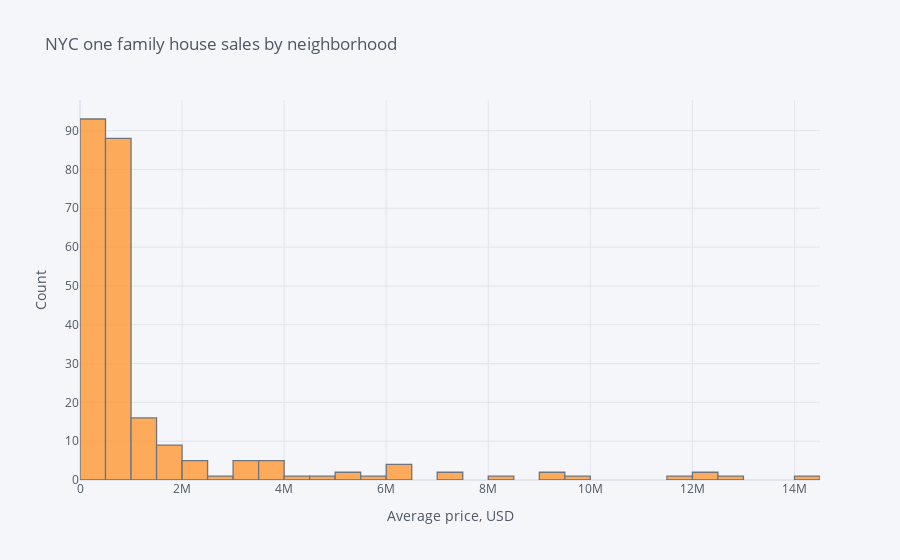

Notebook source saved alongside this figure:
### Code cell
# generate histogram for sales per year
ofh["avg_sale_price"].iplot(kind="histogram", asFigure=True, bins=50, 
                            title="NYC one family house sales by neighborhood",xTitle='Average price, USD', yTitle='Count')

### Figure 1 — Plotly figure (JSON) as saved in the notebook; plotly's stock layout.template omitted (floating-point values rounded to 4 significant figures; data arrays with more than 128 entries replaced by an {"elided": "..."} marker saying what was removed)
{"data": [{"histfunc": "count", "histnorm": "", "marker": {"color": "rgba(255, 153, 51, 1.0)", "line": {"color": "#4D5663", "width": 1.3}}, "name": "avg_sale_price", "nbinsx": 50, "opacity": 0.8, "orientation": "v", "type": "histogram", "x": {"elided": "242 float values"}}], "layout": {"barmode": "overlay", "legend": {"bgcolor": "#F5F6F9", "font": {"color": "#4D5663"}}, "paper_bgcolor": "#F5F6F9", "plot_bgcolor": "#F5F6F9", "title": {"font": {"color": "#4D5663"}, "text": "NYC one family house sales by neighborhood"}, "xaxis": {"gridcolor": "#E1E5ED", "showgrid": true, "tickfont": {"color": "#4D5663"}, "title": {"font": {"color": "#4D5663"}, "text": "Average price, USD"}, "zerolinecolor": "#E1E5ED"}, "yaxis": {"gridcolor": "#E1E5ED", "showgrid": true, "tickfont": {"color": "#4D5663"}, "title": {"font": {"color": "#4D5663"}, "text": "Count"}, "zerolinecolor": "#E1E5ED"}}}
